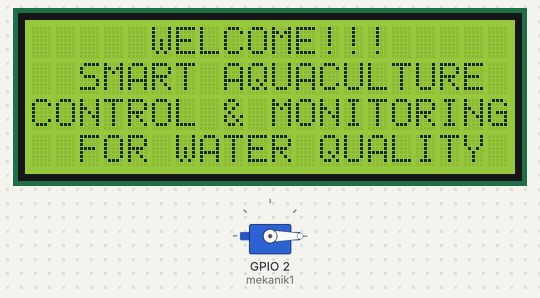
Bench run of a sketch on a simulated ESP32. Parts: 20×4 character LCD, servo. The local clock reads 2024-03-15 10:24:30 at power-on unless the sketch sets it; what the sketch prints to the serial monitor is not drawn.

Above: at 0.2 s.
At 3.2 s:
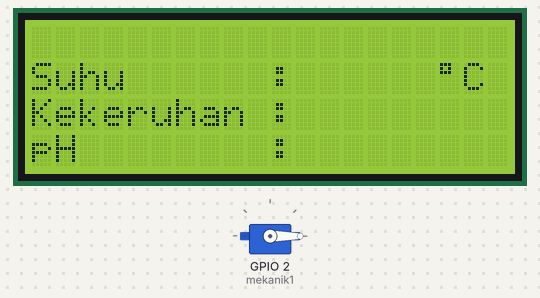
At 4.2 s:
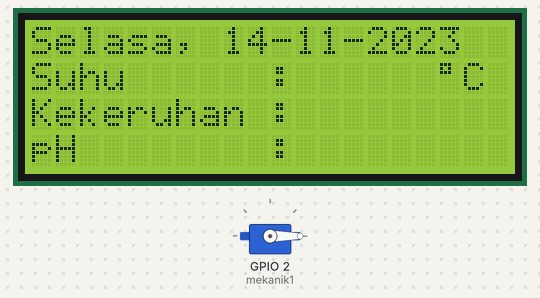

Measured:
- what the display in image 1 shows lasts 1.0 s, from 3.2 s to 4.2 s

The sketch:

test_servo.ino
```cpp
#include <Wire.h>
#include <LiquidCrystal_I2C.h>
#include "RTClib.h"
#include <ESP32Servo.h>

LiquidCrystal_I2C lcd(0x27, 20, 4);

// RTC DS3231
RTC_DS3231 rtc;

char dataHari[7][12] = {"Minggu", "Senin", "Selasa", "Rabu", "Kamis", "Jumat", "Sabtu"};
String hari;
int tanggal, bulan, tahun, jam, menit, detik;

// Servo
Servo mekanik1;

void setup() {
  // put your setup code here, to run once:
  Serial.begin(9600);

  Wire.begin(21, 22);
  lcd.init();
  lcd.backlight();

  if (! rtc.begin()) {
    Serial.println("RTC Tidak Ditemukan");
    Serial.flush();
    abort();
  }

  rtc.adjust(DateTime(F(__DATE__), F(__TIME__)));

  // Aktuator
  mekanik1.attach(2); // Hubungkan servo ke pin D2 pada ESP32
  mekanik1.write(0);

  lcd.setCursor(5, 0);
  lcd.print("WELCOME!!!");
  lcd.setCursor(2, 1);
  lcd.print("SMART AQUACULTURE");
  lcd.setCursor(0, 2);
  lcd.print("CONTROL & MONITORING");
  lcd.setCursor(2, 3);
  lcd.print("FOR WATER QUALITY");
  delay(3000);
  lcd.clear();

  lcd.setCursor(0, 1);
  lcd.print("Suhu      :  ");
  lcd.setCursor (17, 1);
  lcd.print ((char)223);
  lcd.print ("C");
  lcd.setCursor(0, 2);
  lcd.print("Kekeruhan : ");
  lcd.setCursor(0, 3);
  lcd.print("pH        :   ");
}

void loop() {
  // put your main code here, to run repeatedly.

  bacartc();

  if (jam == 19 && menit == 54 && detik == 30) {
    servoputar(10);
  }

  if (jam == 19 && menit == 55 && detik == 30) {
    servoputar(10);
  }

  lcd.setCursor(0, 0);
  lcd.print(String() + hari + ", " + tanggal + "-" + bulan + "-" + tahun);
}

void bacartc() {
  DateTime now = rtc.now();
  hari    = dataHari[now.dayOfTheWeek()];
  tanggal = now.day(), DEC;
  bulan   = now.month(), DEC;
  tahun   = now.year(), DEC;
  jam     = now.hour(), DEC;
  menit   = now.minute(), DEC;
  detik   = now.second(), DEC;

  Serial.println(String() + hari + ", " + tanggal + "-" + bulan + "-" + tahun);
  Serial.println(String() + jam + ":" + menit + ":" + detik);
  delay(1000);
}

void servoputar(int jumlah){
  for(int i=1; i<=jumlah; i++){
    mekanik1.write(180);
    delay(100);
    mekanik1.write(0);
    delay(100);
  }
}
```
